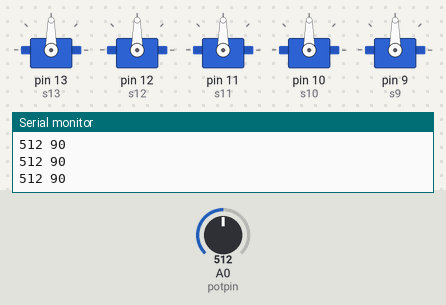
Bench run of a sketch on a simulated Arduino Uno, built with avr-gcc and run on an emulated ATmega328P. Parts: 5 × servo, the last lines printed to the serial monitor. Inputs (shaded band) come from the test bench; at power-on: A0 (potpin) = 512.

Above: at 1.2 s.
1.3 s: A0 (potpin) set to 716
At 2.6 s:
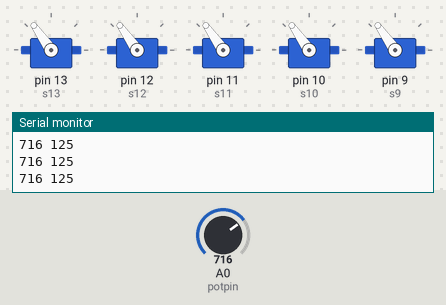
2.9 s: A0 (potpin) set to 900
At 4.1 s:
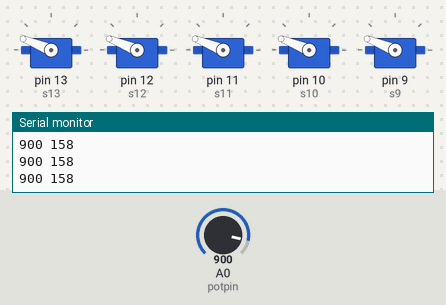
4.5 s: A0 (potpin) set to 1023
At 5.6 s:
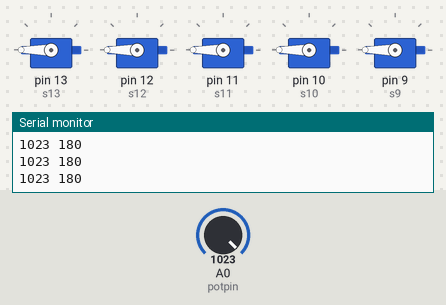
6.1 s: A0 (potpin) set to 306
At 7.1 s:
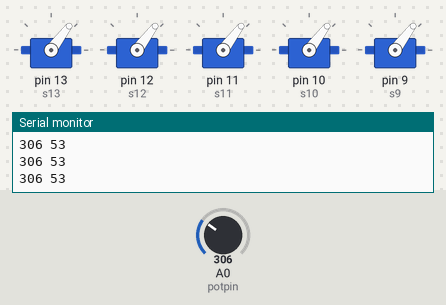
7.7 s: A0 (potpin) set to 122
At 8.6 s:
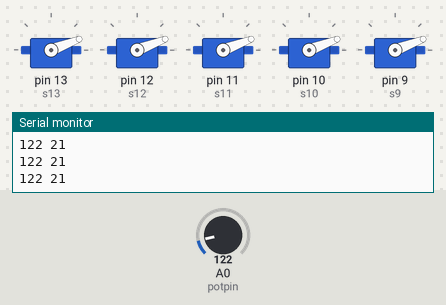
9.3 s: A0 (potpin) set to 0
At 10.0 s:
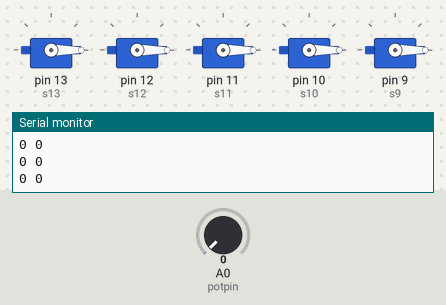
Timing chart, 0 to 11.9 s (numbered marks = the images above; inputs shaded):
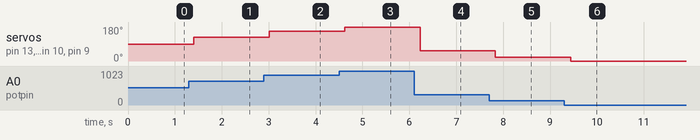

Measured:
- after the input at 1.3 s, servo on pin 13 (s13), servo on pin 12 (s12), servo on pin 11 (s11), servo on pin 10 (s10), servo on pin 9 (s9): 90° → 125° after 0.11 s
- after the input at 2.9 s, servo on pin 13 (s13), servo on pin 12 (s12), servo on pin 11 (s11), servo on pin 10 (s10), servo on pin 9 (s9): 125° → 158° after 0.11 s
- after the input at 4.5 s, servo on pin 13 (s13), servo on pin 12 (s12), servo on pin 11 (s11), servo on pin 10 (s10), servo on pin 9 (s9): 158° → 180° after 0.12 s
- after the input at 6.1 s, servo on pin 13 (s13), servo on pin 12 (s12), servo on pin 11 (s11), servo on pin 10 (s10), servo on pin 9 (s9): 180° → 53° after 0.13 s
- after the input at 7.7 s, servo on pin 13 (s13), servo on pin 12 (s12), servo on pin 11 (s11), servo on pin 10 (s10), servo on pin 9 (s9): 53° → 21° after 0.13 s
- after the input at 9.3 s, servo on pin 13 (s13), servo on pin 12 (s12), servo on pin 11 (s11), servo on pin 10 (s10), servo on pin 9 (s9): 21° → 0° after 0.14 s

The sketch:

5_servo_motor_controlled_by_potentiometer1.ino
```cpp
#include <Servo.h> //this is the labrary for servo motor

Servo s13, s12, s11, s10, s9;  // create servo object to control a servo

int potpin = A0;  // analog pin used to connect the potentiometer
int val;

void setup() {
  Serial.begin(9600);          //  setup serial
  s13.attach(13);  // attaches the servo on pin 9 to the servo object
  s12.attach(12);
  s11.attach(11);
  s10.attach(10);
  s9.attach(9);
}

void loop() {
  val = analogRead(potpin);            // reads the value of the potentiometer (value between 0 and 1023)
  Serial.print(val);
  Serial.print(" ");                   //to print the value of th potentiometer on serial
  val = map(val, 0, 1023, 0, 180);     // scale it to use it with the servo (value between 0 and 180) note that the result came out from 1023/6
  s13.write(val);//write means your servo will works in reality
   s12.write(val);
 s11.write(val);
 s10.write(val);
 s9.write(val);
  //her we will set the servo position according to the scaled value
  Serial.print(val);
  Serial.println();
  delay(200); // waits for the servo to get anither results
}
```
